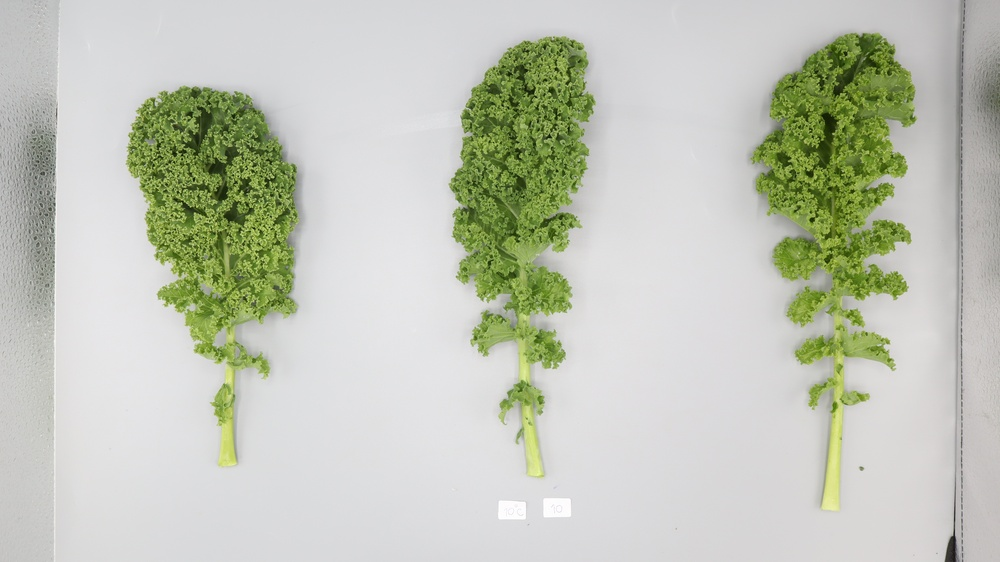
#> input picture resources/images/0_10_10_1.jpg, 1000 x 562 px, shrunk from 3984 x 2240 before the run; its folder holds only this picture in this run
$ jupyter execute --allow-errors scripts.ipynb   (older library calls are emulated)
#> lines starting #> are read from the running program, lines starting #| are printed output that depends on the picture
#> further down, image is the input picture: shape (562, 1000, 3); mean B, G, R 183.7, 197.9, 193.7
[cell 1]
import pandas as pd
import os
import numpy as np
import cv2
from tqdm import tqdm

# Extract Picture Data

## Color Extraction

[cell 2]
# Folder containing images
FOLDER_PATH = "resources/images"  # Change this to your folder path
OUTPUT_FILE = "resources/color_data.csv"

# Define color spaces and their channels
COLOR_SPACES = {
    "RGB": (None, ["R", "G", "B"]),
    "LAB": (cv2.COLOR_BGR2LAB, ["L", "A", "B"]),
    "HSV": (cv2.COLOR_BGR2HSV, ["H", "S", "V"]),
    "GRAY": (cv2.COLOR_BGR2GRAY, ["Gray"])
}

# [9 lines left out: function extract_color, not called in this run]

# Get list of image files
image_files = [f for f in os.listdir(FOLDER_PATH) if f.lower().endswith(('png', 'jpg', 'jpeg', 'bmp', 'tiff'))]

# Process images with a progress bar
data = []
#> (the rest of this cell did not finish here and is left out)

## Texture Extraction

[cell 3]
import os
import cv2
import numpy as np
import pandas as pd
from tqdm import tqdm
from skimage.feature import graycomatrix, graycoprops, local_binary_pattern, hog

# Folder containing images
FOLDER_PATH = "resources/images"
OUTPUT_FILE = "resources/texture_data.csv"

# GLCM Features
GLCM_PROPS = ['contrast', 'dissimilarity', 'homogeneity', 'energy', 'correlation', 'ASM']

def extract_glcm_features(image_gray):
    """Extracts GLCM features from grayscale image."""
    glcm = graycomatrix(image_gray, distances=[1], angles=[0], levels=256, symmetric=True, normed=True)
    return [graycoprops(glcm, prop).flatten()[0] for prop in GLCM_PROPS]

def extract_lbp_features(image_gray):
    """Extracts Local Binary Pattern (LBP) histogram features."""
    lbp = local_binary_pattern(image_gray, P=8, R=1, method="uniform")
    hist, _ = np.histogram(lbp.ravel(), bins=np.arange(0, 11), range=(0, 10))
    return hist.astype(float)

def extract_hog_features(image_gray):
    """Extracts Histogram of Oriented Gradients (HOG) features."""
    return hog(image_gray, pixels_per_cell=(8, 8), cells_per_block=(2, 2), feature_vector=True)

# Process all images in the folder
data = []
image_files = [f for f in os.listdir(FOLDER_PATH) if f.lower().endswith(('png', 'jpg', 'jpeg', 'bmp', 'tiff'))]

for file_name in tqdm(image_files, desc="Extracting Textures", unit="image"):
    image = cv2.imread(os.path.join(FOLDER_PATH, file_name), cv2.IMREAD_GRAYSCALE)
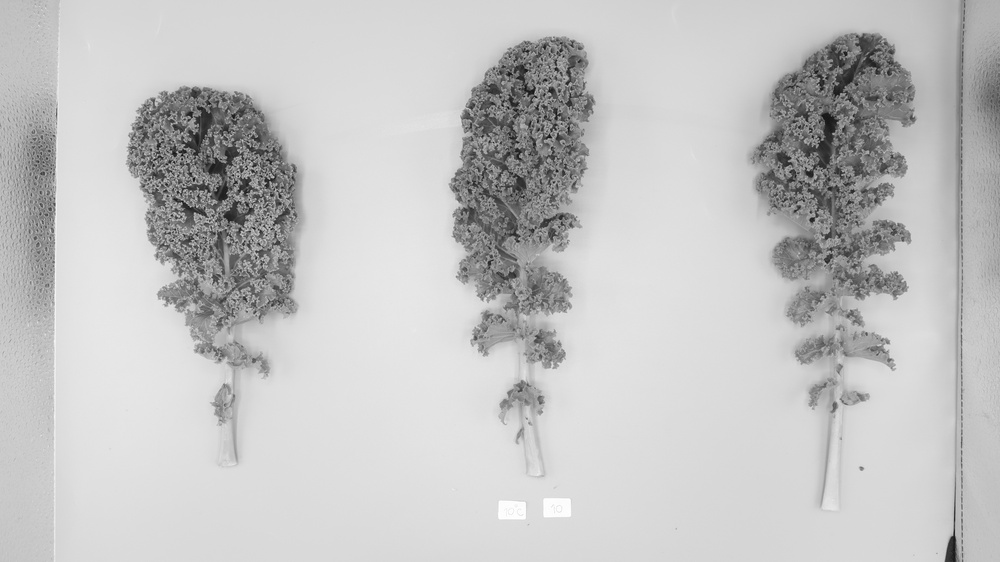
#> image: shape (562, 1000); min 12, max 255, mean 195
    if image is not None:
        glcm_features = extract_glcm_features(image)
#> glcm_features = [137.4, 4.56, 0.621, 0.112, 0.959, 0.0126]
        lbp_features = extract_lbp_features(image)
#> in extract_lbp_features, `lbp = local_binary_pattern(image_gray, P=8, R=1, method="uniform")`:
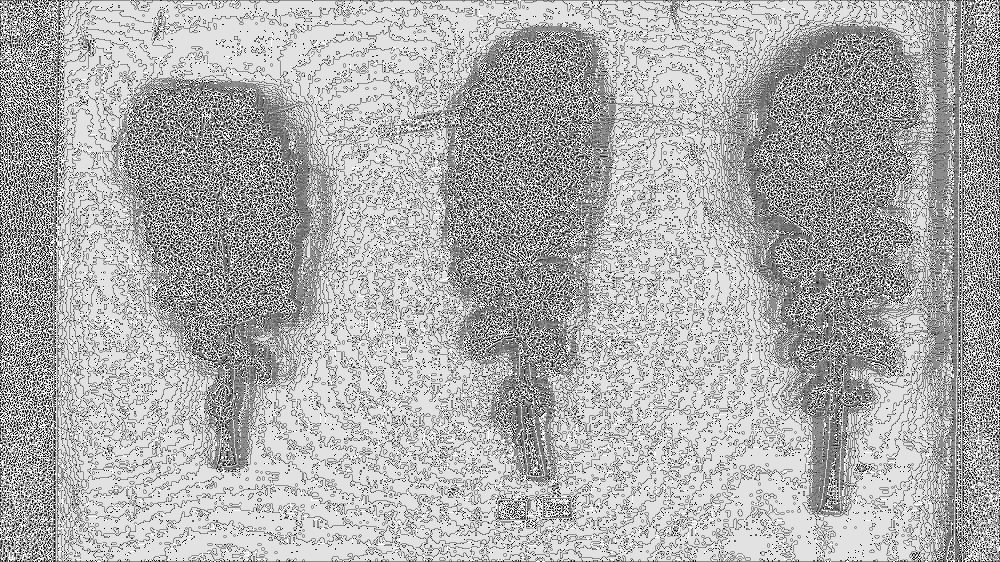
#> lbp: shape (562, 1000) float64; min 0, max 9, mean 6.17; drawn with min black and max white
#> in extract_lbp_features, `hist, _ = np.histogram(lbp.ravel(), bins=np.arange(0, 11), range=(0, 1..`: hist = [17696, 25647, 10496, 43619, 30322, 86299, 21780, 47459, 233253, 45429]
#> lbp_features has the same summary as hist in extract_lbp_features
        hog_features = extract_hog_features(image)[:10]  # Reduce HOG feature size for storage
#> hog_features = [0.262, 0.117, 0.0368, 0.0274, 0.173, 0.105, 0.129, 0.0194, 0.0716, 0.264]

        row = [file_name] + glcm_features + lbp_features.tolist() + hog_features.tolist()
#> row = 27 items, first 6: '0_10_10_1.jpg', 137.4, 4.56, 0.621, 0.112, 0.959
        data.append(row)

# Generate column names dynamically
columns = ["Filename"] + [f"GLCM_{prop}" for prop in GLCM_PROPS] + [f"LBP_{i}" for i in range(10)] + [f"HOG_{i}" for i in range(10)]

# Save to CSV
pd.DataFrame(data, columns=columns).to_csv(OUTPUT_FILE, index=False)
print(f"\nTexture extraction complete! Data saved to {OUTPUT_FILE}")

$ run again, on resources/images/0_10_3_2.jpg
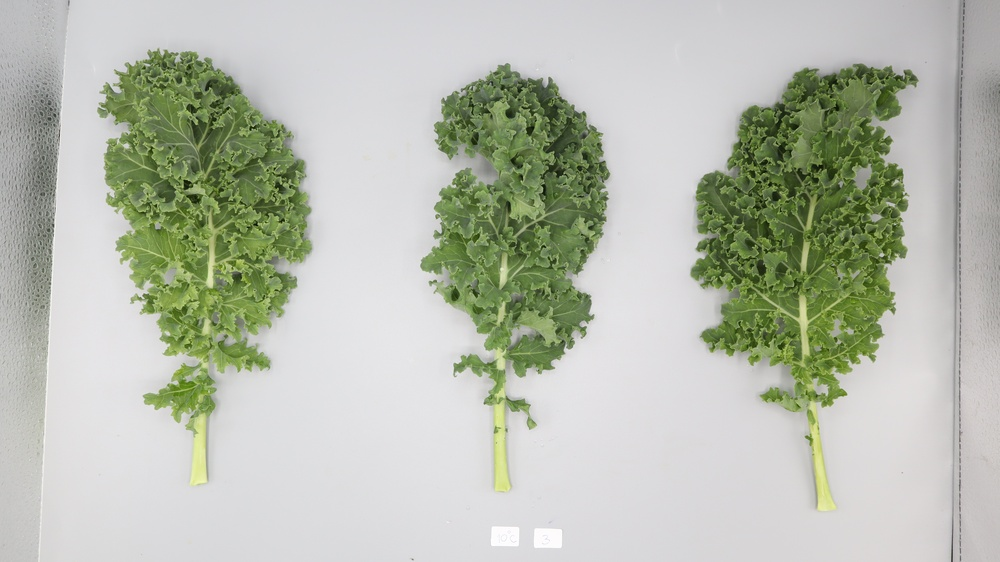
#> input picture resources/images/0_10_3_2.jpg, 1000 x 562 px, shrunk from 3984 x 2240 before the run
#> image is the input picture: shape (562, 1000, 3); mean B, G, R 174.7, 188.4, 183.4
#> `image = cv2.imread(os.path.join(FOLDER_PATH, file_name), cv2.IMREAD_GR..`:
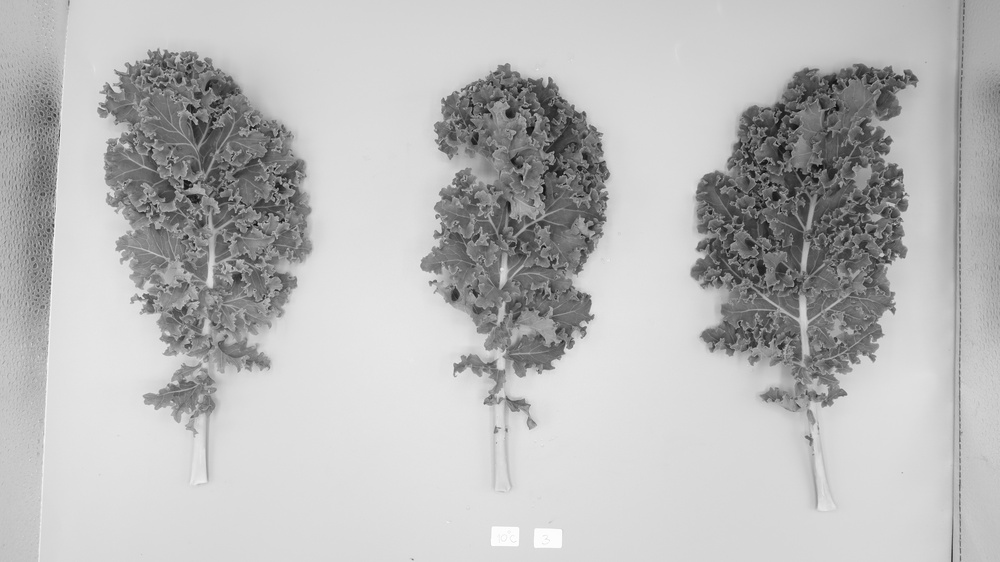
#> image: shape (562, 1000); min 10, max 255, mean 185.3
#> glcm_features = [124.8, 4.72, 0.571, 0.0948, 0.973, 0.00898]
#> in extract_lbp_features, `lbp = local_binary_pattern(image_gray, P=8, R=1, method="uniform")`:
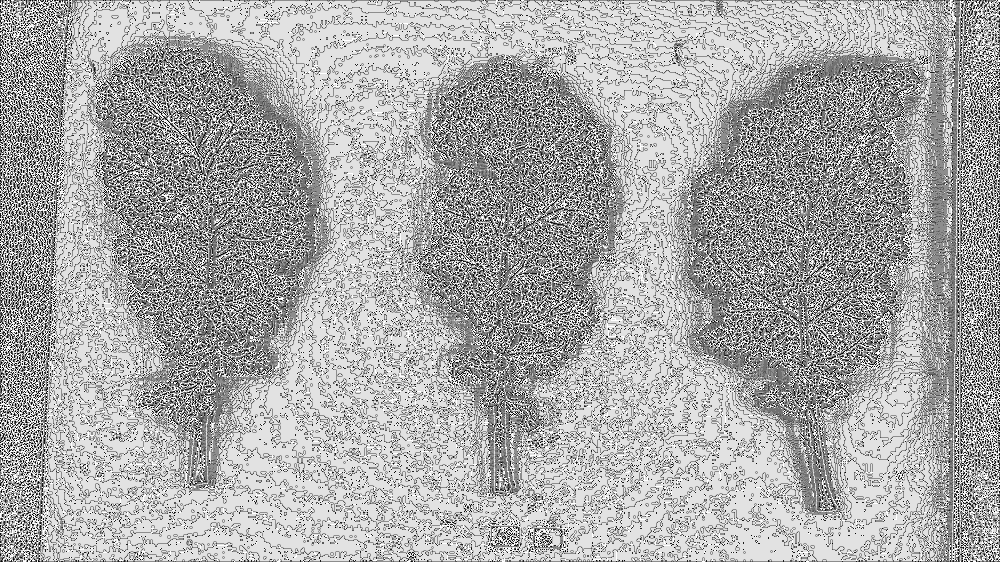
#> lbp: shape (562, 1000) float64; min 0, max 9, mean 6.01; drawn with min black and max white
#> hist = [19567, 28552, 12320, 45737, 39822, 84000, 24129, 48311, 210327, 49235]
#> lbp_features has the same summary as hist in extract_lbp_features
#> hog_features = [0.19, 0.162, 0.106, 0.0351, 0.157, 0.145, 0.128, 0.081, 0.115, 0.22]
#> row = 27 items, first 6: '0_10_3_2.jpg', 124.8, 4.72, 0.571, 0.0948, 0.973

$ run again, on resources/images/0_10_4_1.jpg
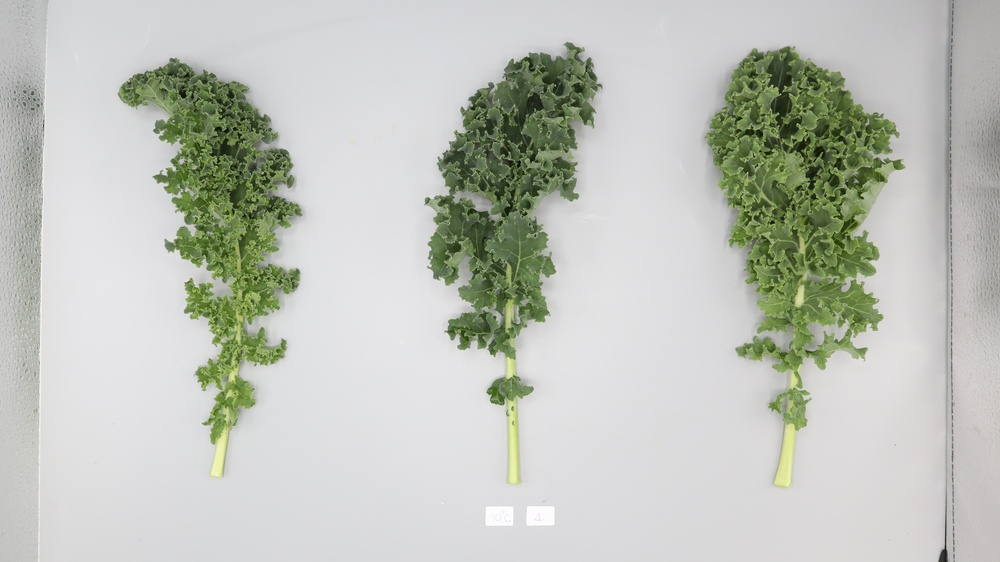
#> input picture resources/images/0_10_4_1.jpg, 1000 x 562 px, shrunk from 3984 x 2240 before the run
#> image is the input picture: shape (562, 1000, 3); mean B, G, R 186.7, 195, 191.5
#> `image = cv2.imread(os.path.join(FOLDER_PATH, file_name), cv2.IMREAD_GR..`:
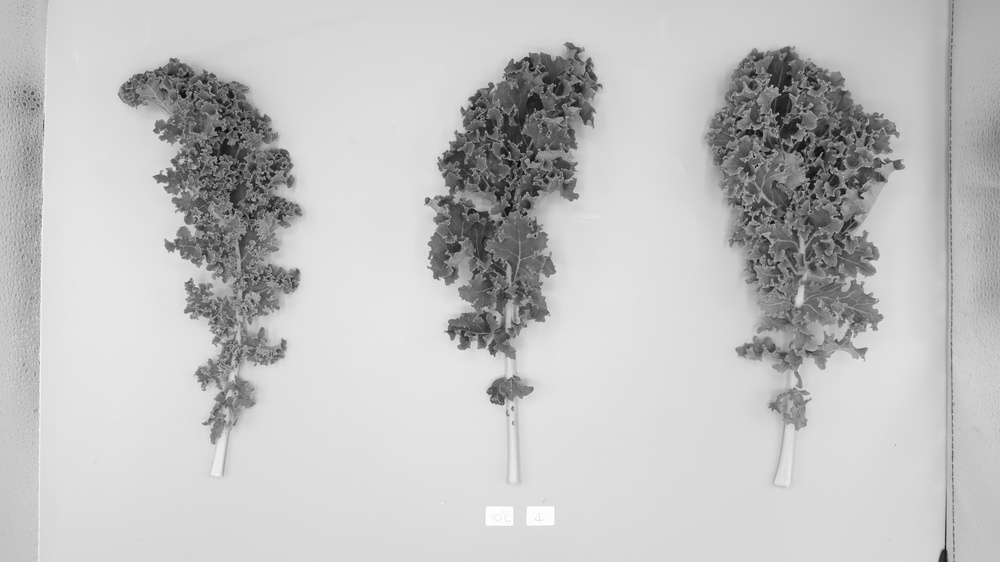
#> image: shape (562, 1000); min 4, max 255, mean 192.9
#> glcm_features = [108.1, 3.98, 0.63, 0.111, 0.974, 0.0123]
#> in extract_lbp_features, `lbp = local_binary_pattern(image_gray, P=8, R=1, method="uniform")`:
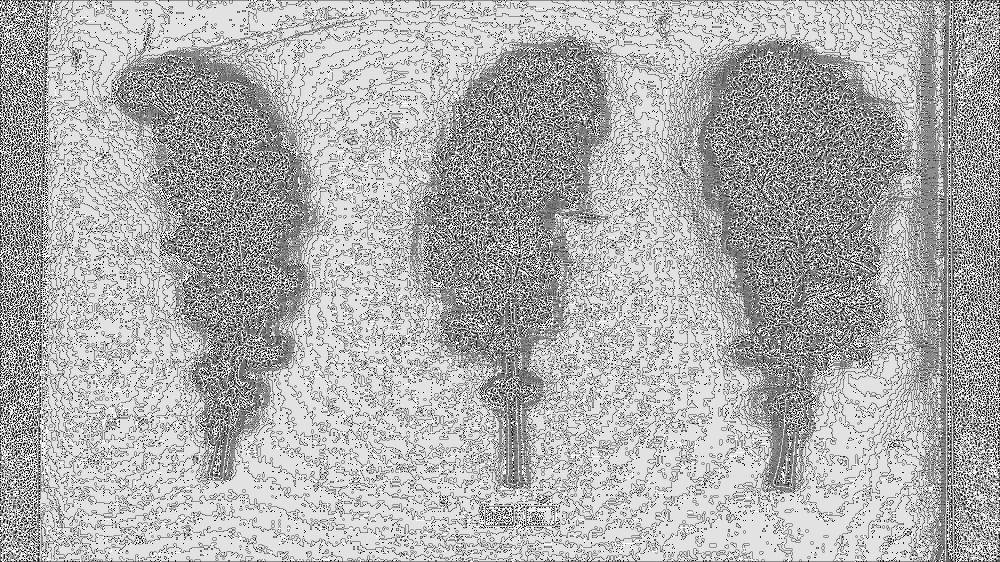
#> lbp: shape (562, 1000) float64; min 0, max 9, mean 6.18; drawn with min black and max white
#> hist = [16213, 25230, 10050, 44613, 33616, 84864, 20881, 46760, 235999, 43774]
#> lbp_features has the same summary as hist in extract_lbp_features
#> hog_features = [0.224, 0.102, 0.0953, 0.114, 0.139, 0.0998, 0.0364, 0.113, 0, 0.201]
#> row = 27 items, first 6: '0_10_4_1.jpg', 108.1, 3.98, 0.63, 0.111, 0.974
